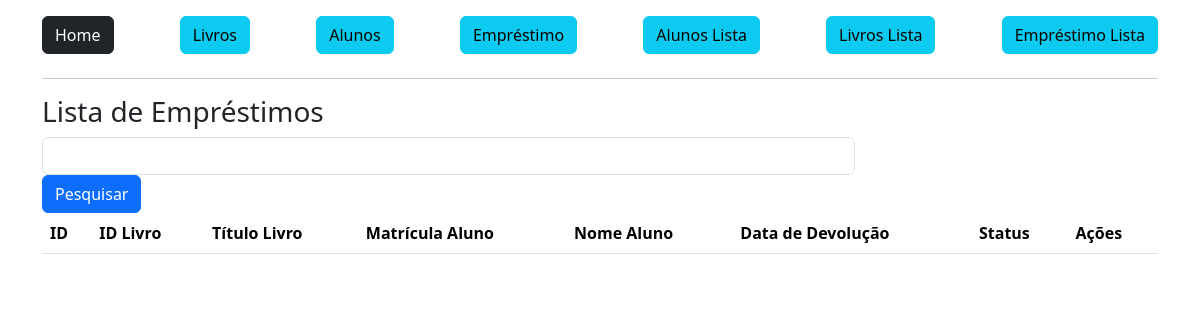
The app's page /emprestimo/lista/ (signed in), older data.
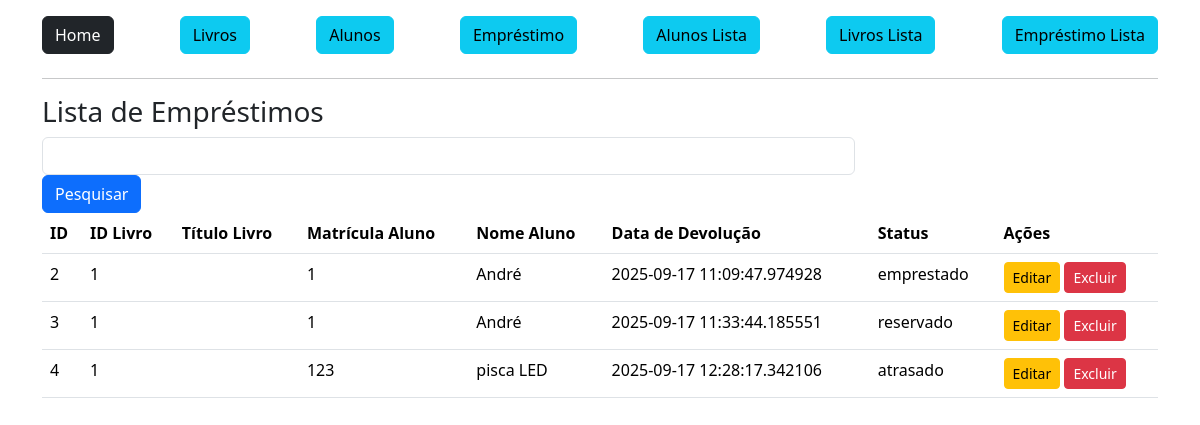
The same page, newer data.
### app/models.py (models this page shows)
class Loan(db.Model):
    id = db.Column(db.Integer, primary_key=True)
    loanBook = db.Column(db.ForeignKey('book.id'))
    loanStudent = db.Column(db.ForeignKey('student.registration'))
    returnDate = db.Column(db.DateTime, default=one_week_from_now())
    status = db.Column(db.String, nullable=False)
    student = db.relationship("Student", backref="loans")
    book = db.relationship("Book", backref="loans")

class Student(db.Model):
    name = db.Column(db.String, nullable = False)
    registration = db.Column(db.Integer, primary_key = True)

### app/view.py (the view)
@app.route('/emprestimo/lista/')
@login_required
def loanList():
    if request.method == 'GET':
        pesquisa = request.args.get('pesquisa', '')
    dados = Loan.query.order_by('id')
    if pesquisa != '':
        dados = dados.filter_by(loanStudent=pesquisa)
    context = {'dados': dados.all()}
    return render_template('emprestimoLista.html', context=context)

### app/__init__.py (called while the page is built)
@login_manager.user_loader
def load_user(user_id):
    return Employee.query.get(int(user_id))

### app/templates/emprestimoLista.html
{% extends 'base.html' %}
{% block content %}
    <div class = "container">
        {% include 'nav.html' %}
        <hr>
        <div class = "row">
            <h3>Lista de Empréstimos</h3>
        <form action="" method="get" class="row">
            <div class="col-9">
                <input type="text" name="pesquisa" class="form-control">
            </div>
            <div>
                <button type="submit" class="btn btn-primary">Pesquisar</button>
            </div>
        </form>
        <div class="col-12">
            <table class="table">
                <thead>
                    <tr>
                        <th>ID</th>
                        <th>ID Livro</th>
                        <th>Título Livro</th>
                        <th>Matrícula Aluno</th>
                        <th>Nome Aluno</th>
                        <th>Data de Devolução</th>
                        <th>Status</th>
                        <th>Ações</th>
                    </tr>
                </thead>
                <body>
                    {% for linha in context['dados'] %}
                    <tr>
                        <td>{{linha.id}}</td>
                        <td>{{linha.loanBook}}</td>
                        <td>{{linha.book.name}}</td>
                        <td>{{linha.loanStudent}}</td>
                        <td>{{linha.student.name}}</td>
                        <td>{{linha.returnDate}}</td>
                        <td>{{linha.status}}</td>
                        <td>
                            <a href="{{ url_for('loanEdit', id=linha.id) }}" class="btn btn-sm btn-warning">Editar</a>
                            <form action="{{ url_for('loanDelete', id=linha.id) }}" method="post" style="display:inline;">
                                <button type="submit" class="btn btn-sm btn-danger" onclick="return confirm('Tem certeza que deseja excluir este empréstimo?')">
                                    Excluir
                                </button>
                            </form>
                        </td>
                        </tr>
                    {% endfor %}
                </body>
            </table>
        </div>
        </div>
    </div>
{% endblock %}

### app/templates/base.html (shortened to what this page needs)
<!DOCTYPE html>
<html lang="pt-br">
<head>
    <link href="https://cdn.jsdelivr.net/npm/bootstrap@5.3.7/dist/css/bootstrap.min.css" rel="stylesheet">
</head>
<body>
    <section class="container-fluid mt-2">
    {% block content %}{% endblock %}
    </section>
</body>
</html>

### app/templates/nav.html
<nav class="navbar">
    <a href="/" class="btn btn-dark">Home</a>
    <a href="{{url_for('bookRegister')}}" class="btn btn-info">Livros</a>
    <a href="{{url_for('studentRegister')}}" class="btn btn-info">Alunos</a>
    <a href="{{url_for('loanRegister')}}" class="btn btn-info">Empréstimo</a>
    <a href="{{url_for('studentList')}}" class="btn btn-info">Alunos Lista</a>
    <a href="{{url_for('bookList')}}" class="btn btn-info">Livros Lista</a>
    <a href="{{url_for('loanList')}}" class="btn btn-info">Empréstimo Lista</a>
</nav>

Row changes from the older to the newer data that the page shows:
added Loan: id "2", loanBook "1", loanStudent "1", student.name "André", returnDate "2025-09-17 11:09:47.974928", status "emprestado"
added Loan: id "3", loanBook "1", loanStudent "1", student.name "André", returnDate "2025-09-17 11:33:44.185551", status "reservado"
added Loan: id "4", loanBook "1", loanStudent "123", student.name "pisca LED", returnDate "2025-09-17 12:28:17.342106", status "atrasado"
